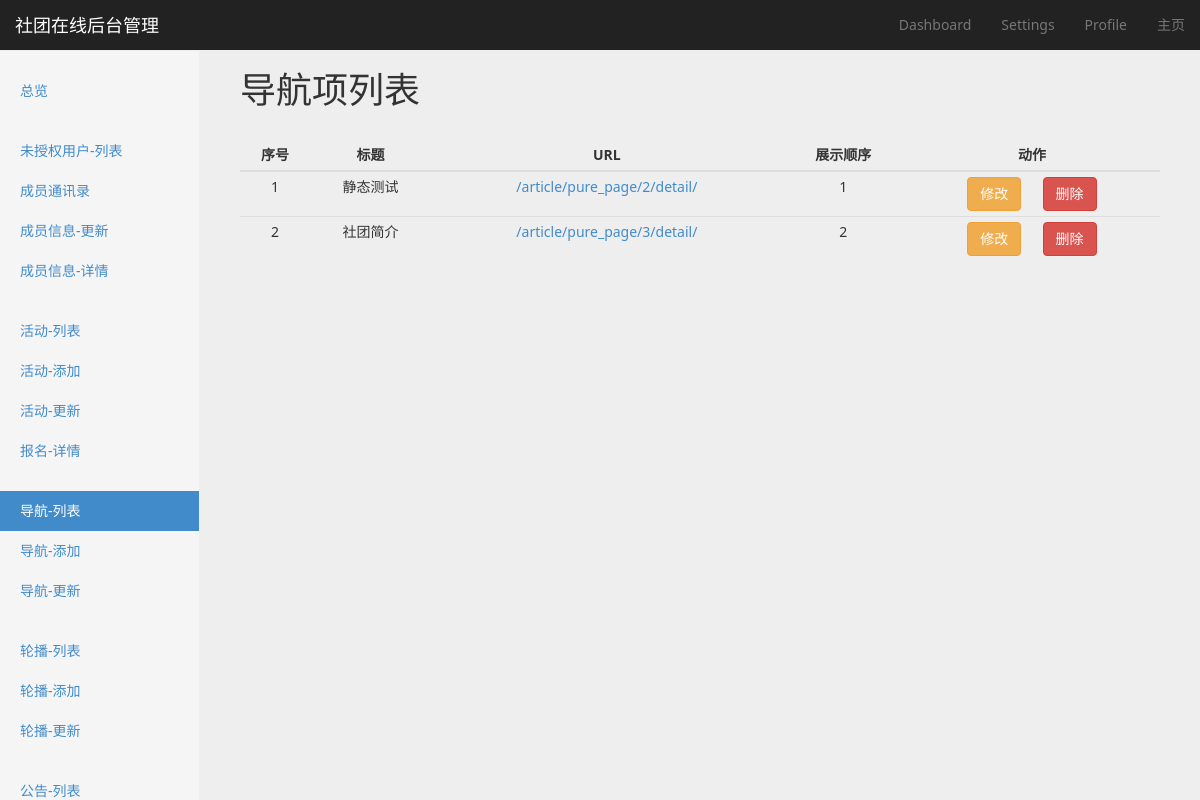
Page /navbar/list/ on the committed database.
### navbar/models.py (models this page shows, shortened)
class NavItem(models.Model):
    title = models.CharField(verbose_name=u'标题', max_length=8, default=u'New page')
    url = models.CharField(verbose_name=u'指向链接', max_length=4096, blank=True, null=True)
    show_order = models.SmallIntegerField(verbose_name=u'展示顺序', default=0)
    create_time = models.DateTimeField(verbose_name=u'创建时间', auto_now_add=True)
    class Meta:
        verbose_name_plural = verbose_name = u'导航条'
        ordering = ['show_order', '-create_time']

### navbar/views.py (the view)
class NavbarListView(BaseMixin, ListView):
    model = NavItem
    context_object_name = 'navbar_list'
    def get_context_data(self, *args, **kwargs):
        context = super(NavbarListView, self).get_context_data(*args, **kwargs)
        context['active_page'] = 'navbar-list'
        return context

### utils/common_mixin.py (called while the page is built)
    def get_context_data(self, *args, **kwargs):
        context = super(BaseMixin, self).get_context_data(**kwargs)
        context['COMMUNITY_NAME'] = COMMUNITY_NAME
        context['COMMUNITY_DESCRIPTION'] = COMMUNITY_DESCRIPTION
        context['PAGE_NUMBER'] = PAGE_NUMBER
        return context

### templates/navbar/navitem_list.html (shortened to what this page needs)
{% extends 'website/backend/settings/settings_base.html' %}
{% block option-title %}
    导航项列表
{% endblock %}
{% block content %}
    <div class="col-md-12">
        <table class="table table-hover table-responsive table-condensed dashboard-table">
            <thead>
                <tr>
                    <th>序号</th>
                    <th>标题</th>
                    <th>URL</th>
                    <th>展示顺序</th>
                    <th>动作</th>
                </tr>
            </thead>
            <tbody>
                {% for item in navbar_list %}
                    <tr>
                        <td>{{ forloop.counter }}</td>
                        <td>{{ item.title }}</td>
                        <td><a href="{{ item.url }}">{{ item.url }}</a></td>
                        <td>{{ item.show_order }}</td>
                        <td>
                            <a href="{% url 'navbar-update' item.pk %}" class="btn btn-warning" role="button">修改</a>
                            <button class="btn btn-danger" role="button" data-id="{{ item.id }}">删除</button>
                        </td>
                    </tr>
                {% endfor %}
            </tbody>
        </table>
    </div>
{% endblock %}

### website/static/css/main.css (style rules this page uses)
body { background-color: #eeeeee; font-family: "Segoe UI", "Microsoft YaHei UI", sans-serif, "Segoe MDL2 Assets", "Symbols"; }

### website/static/css/dashboard.css (style rules this page uses)
body { padding-top: 50px; }
.dashboard-table th { text-align: center; }

### rows in the picture
NavItem: title "静态测试", url "/article/pure_page/2/detail/", show_order "1"
NavItem: title "社团简介", url "/article/pure_page/3/detail/", show_order "2"

### other values in the picture
{{ COMMUNITY_NAME }} "社团在线"
